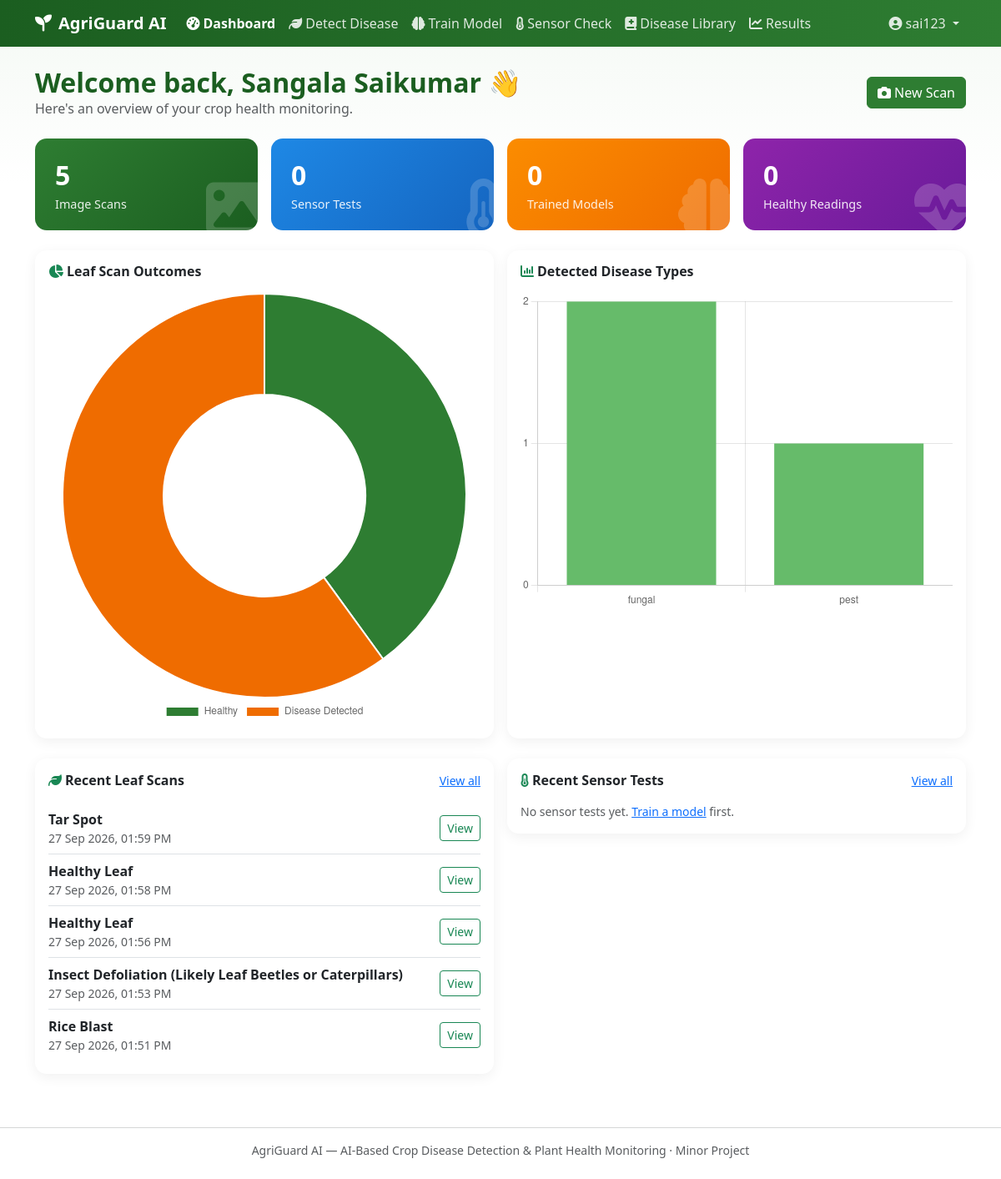
The page /dashboard (signed in) on the database its author committed.
### app.py (models this page shows, shortened)
class User(db.Model):
    id = db.Column(db.Integer, primary_key=True)
    username = db.Column(db.String(80), unique=True, nullable=False)
    email = db.Column(db.String(120), unique=True, nullable=False)
    full_name = db.Column(db.String(120), nullable=False)
    phone = db.Column(db.String(20), nullable=False)
    location = db.Column(db.String(200), nullable=False)
    password_hash = db.Column(db.String(200), nullable=False)
    created_at = db.Column(db.DateTime, default=datetime.now)
    training_data = db.relationship('TrainingData', backref='user', lazy=True, cascade='all, delete-orphan')
    test_results = db.relationship('TestResults', backref='user', lazy=True, cascade='all, delete-orphan')
    image_analysis = db.relationship('ImageAnalysis', backref='user', lazy=True, cascade='all, delete-orphan')

class ImageAnalysis(db.Model):
    id = db.Column(db.Integer, primary_key=True)
    user_id = db.Column(db.Integer, db.ForeignKey('user.id'), nullable=False)
    filename = db.Column(db.String(200), nullable=False)
    disease_detected = db.Column(db.Boolean)
    disease_name = db.Column(db.String(100))
    disease_type = db.Column(db.String(100))
    severity = db.Column(db.String(50))
    confidence = db.Column(db.Float)
    symptoms = db.Column(db.String(500))  # JSON string
    possible_causes = db.Column(db.String(500))  # JSON string
    treatment = db.Column(db.String(500))  # JSON string
    notes = db.Column(db.Text)
    created_at = db.Column(db.DateTime, default=datetime.now)

### app.py (the view)
@app.route('/dashboard')
@login_required
def dashboard():
    user = User.query.get(session['user_id'])
    total_tests = TestResults.query.filter_by(user_id=user.id).count()
    total_images = ImageAnalysis.query.filter_by(user_id=user.id).count()
    healthy_results = TestResults.query.filter_by(user_id=user.id, is_healthy=True).count()
    trained_models = TrainingData.query.filter_by(user_id=user.id).count()
    recent_tests = TestResults.query.filter_by(user_id=user.id).order_by(
        TestResults.created_at.desc()).limit(5).all()
    recent_images = ImageAnalysis.query.filter_by(user_id=user.id).order_by(
        ImageAnalysis.created_at.desc()).limit(5).all()
    return render_template('dashboard.html',
                          user=user,
                          total_tests=total_tests,
                          total_images=total_images,
                          healthy_results=healthy_results,
                          trained_models=trained_models,
                          recent_tests=recent_tests,
                          recent_images=recent_images)

### app.py (called while the page is built)
def login_required(f):
    @wraps(f)
    def decorated_function(*args, **kwargs):
        if 'user_id' not in session:
            flash('Please log in first.', 'warning')
            return redirect(url_for('login'))
        if User.query.get(session['user_id']) is None:
            session.clear()
            flash('Your session has expired. Please log in again.', 'warning')
            return redirect(url_for('login'))
        return f(*args, **kwargs)
    return decorated_function

### templates/dashboard.html (shortened to what this page needs)
{% extends "base.html" %}
{% block content %}
<div class="d-flex justify-content-between align-items-center mb-4">
  <div>
    <h2 class="section-title mb-0">Welcome back, {{ user.full_name }} 👋</h2>
    <p class="text-muted mb-0">Here's an overview of your crop health monitoring.</p>
  </div>
  <a href="{{ url_for('test_image') }}" class="btn btn-ag text-white"><i class="fa-solid fa-camera me-1"></i>New Scan</a>
</div>
<div class="row g-3 mb-4">
  <div class="col-6 col-md-3">
    <div class="stat-card bg-green">
      <i class="fa-solid fa-image bg-icon"></i>
      <div class="stat-value">{{ total_images }}</div>
      <div class="stat-label">Image Scans</div>
    </div>
  </div>
  <div class="col-6 col-md-3">
    <div class="stat-card bg-blue">
      <i class="fa-solid fa-temperature-half bg-icon"></i>
      <div class="stat-value">{{ total_tests }}</div>
      <div class="stat-label">Sensor Tests</div>
    </div>
  </div>
  <div class="col-6 col-md-3">
    <div class="stat-card bg-orange">
      <i class="fa-solid fa-brain bg-icon"></i>
      <div class="stat-value">{{ trained_models }}</div>
      <div class="stat-label">Trained Models</div>
    </div>
  </div>
  <div class="col-6 col-md-3">
    <div class="stat-card bg-purple">
      <i class="fa-solid fa-heart-pulse bg-icon"></i>
      <div class="stat-value">{{ healthy_results }}</div>
      <div class="stat-label">Healthy Readings</div>
    </div>
  </div>
</div>
<div class="row g-3 mb-4">
  <div class="col-md-6">
    <div class="card h-100">
      <div class="card-body">
        <h6 class="fw-bold mb-3"><i class="fa-solid fa-chart-pie me-1 text-success"></i>Leaf Scan Outcomes</h6>
        <canvas id="healthPieChart" height="220"></canvas>
      </div>
    </div>
  </div>
  <div class="col-md-6">
    <div class="card h-100">
      <div class="card-body">
        <h6 class="fw-bold mb-3"><i class="fa-solid fa-chart-column me-1 text-success"></i>Detected Disease Types</h6>
        <canvas id="diseaseTypeChart" height="220"></canvas>
      </div>
    </div>
  </div>
</div>
<div class="row g-3">
  <div class="col-md-6">
    <div class="card">
      <div class="card-body">
        <div class="d-flex justify-content-between align-items-center mb-3">
          <h6 class="fw-bold mb-0"><i class="fa-solid fa-leaf me-1 text-success"></i>Recent Leaf Scans</h6>
          <a href="{{ url_for('results') }}" class="small">View all</a>
        </div>
        {% if recent_images %}
        <ul class="list-group list-group-flush">
          {% for img in recent_images %}
          <li class="list-group-item d-flex justify-content-between align-items-center px-0">
            <div>
              <div class="fw-semibold">{{ img.disease_name or 'Healthy Leaf' }}</div>
              <div class="small text-muted">{{ img.created_at.strftime('%d %b %Y, %I:%M %p') }}</div>
            </div>
            <a href="{{ url_for('image_results', image_id=img.id) }}" class="btn btn-sm btn-outline-success">View</a>
          </li>
          {% endfor %}
        </ul>
        {% else %}
        <p class="text-muted small mb-0">No image scans yet. <a href="{{ url_for('test_image') }}">Run your first scan</a>.</p>
        {% endif %}
      </div>
    </div>
  </div>
  <div class="col-md-6">
    <div class="card">
      <div class="card-body">
        <div class="d-flex justify-content-between align-items-center mb-3">
          <h6 class="fw-bold mb-0"><i class="fa-solid fa-temperature-half me-1 text-success"></i>Recent Sensor Tests</h6>
          <a href="{{ url_for('results') }}" class="small">View all</a>
        </div>
        {% if recent_tests %}
        <ul class="list-group list-group-flush">
          {% for t in recent_tests %}
          <li class="list-group-item d-flex justify-content-between align-items-center px-0">
            <div>
              <div class="fw-semibold">{{ 'Healthy' if t.is_healthy else 'At Risk' }}</div>
              <div class="small text-muted">{{ t.temperature }}°C · {{ t.humidity }}% RH · {{ t.created_at.strftime('%d %b %Y') }}</div>
            </div>
            <a href="{{ url_for('test_results', result_id=t.id) }}" class="btn btn-sm btn-outline-success">View</a>
          </li>
          {% endfor %}
        </ul>
        {% else %}
        <p class="text-muted small mb-0">No sensor tests yet. <a href="{{ url_for('train_model') }}">Train a model</a> first.</p>
        {% endif %}
      </div>
    </div>
  </div>
</div>
{% endblock %}
{% block scripts %}
<script>
fetch("{{ url_for('disease_stats') }}")
  .then(r => r.json())
  .then(data => {
    new Chart(document.getElementById('healthPieChart'), {
      type: 'doughnut',
      data: {
        labels: ['Healthy', 'Disease Detected'],
        datasets: [{ data: [data.healthy_count, data.diseased_count], backgroundColor: ['#2e7d32', '#ef6c00'] }]
      },
      options: { plugins: { legend: { position: 'bottom' } } }
    });
    new Chart(document.getElementById('diseaseTypeChart'), {
      type: 'bar',
      data: {
        labels: data.type_labels.length ? data.type_labels : ['No data yet'],
        datasets: [{ label: 'Occurrences', data: data.type_values.length ? data.type_values : [0], backgroundColor: '#66bb6a' }]
      },
      options: { plugins: { legend: { display: false } }, scales: { y: { beginAtZero: true, ticks: { precision: 0 } } } }
    });
  })
  .catch(() => {});
</script>
{% endblock %}

### static/css/style.css (style rules this page uses)
:root { --ag-green: #2e7d32; --ag-green-dark: #1b5e20; --ag-green-light: #e8f5e9; --ag-accent: #66bb6a; --ag-earth: #6d4c41; }
body { background: linear-gradient(180deg, #f4f9f4 0%, #ffffff 220px); font-family: 'Segoe UI', system-ui, -apple-system, sans-serif; color: #223022; }
.btn-primary, .btn-ag { background-color: var(--ag-green); border-color: var(--ag-green); }
.card { border: none; border-radius: 14px; box-shadow: 0 4px 16px rgba(0,0,0,0.06); }
.stat-card { border-radius: 14px; padding: 1.25rem 1.5rem; color: #fff; position: relative; overflow: hidden; }
.stat-card i.bg-icon { position: absolute; right: -10px; bottom: -10px; font-size: 4.5rem; opacity: 0.18; }
.stat-card.bg-green { background: linear-gradient(135deg, var(--ag-green), var(--ag-green-dark)); }
.stat-card.bg-blue { background: linear-gradient(135deg, #1e88e5, #1565c0); }
.stat-card.bg-orange { background: linear-gradient(135deg, #fb8c00, #ef6c00); }
.stat-card.bg-purple { background: linear-gradient(135deg, #8e24aa, #6a1b9a); }
.stat-card .stat-value { font-size: 2rem; font-weight: 700; }
.stat-card .stat-label { opacity: 0.9; font-size: 0.9rem; }
.section-title { color: var(--ag-green-dark); font-weight: 700; }

### rows shown on the page
User: full_name "Sangala Saikumar"
ImageAnalysis: disease_name "Tar Spot", created_at "27 Sep 2026, 01:59 PM"
ImageAnalysis: disease_name "Healthy Leaf", created_at "27 Sep 2026, 01:58 PM"
ImageAnalysis: disease_name "Healthy Leaf", created_at "27 Sep 2026, 01:56 PM"
ImageAnalysis: disease_name "Insect Defoliation (Likely Leaf Beetles or Caterpillars)", created_at "27 Sep 2026, 01:53 PM"
ImageAnalysis: disease_name "Rice Blast", created_at "27 Sep 2026, 01:51 PM"

### other values the page prints
{{ session.get('username', 'Account') }} "sai123"
{{ total_images }} "5"
{{ total_tests }} "0"
{{ trained_models }} "0"
{{ healthy_results }} "0"
